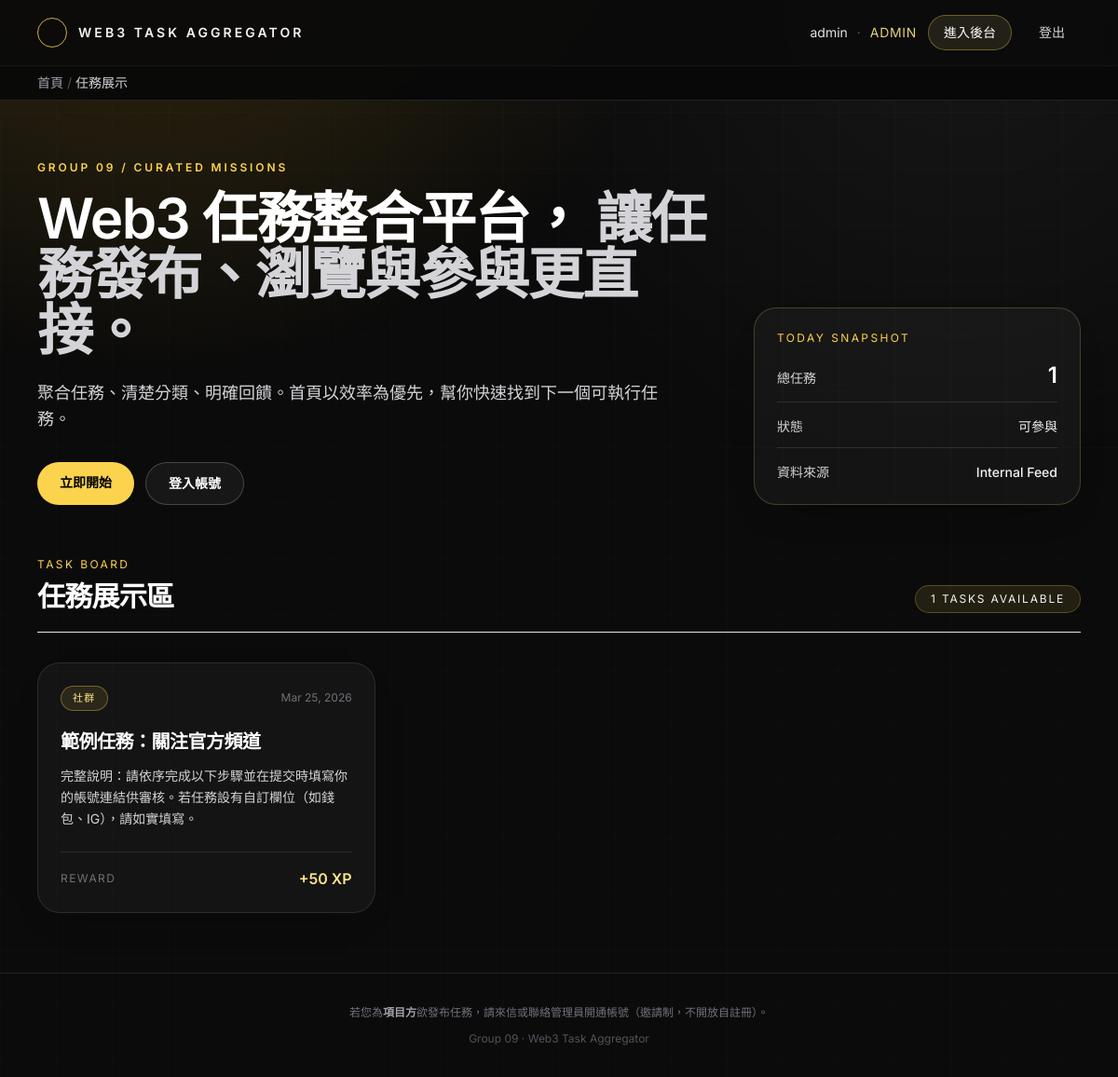
The page / (signed in) on the database its author committed.
### tables this page shows
CREATE TABLE `tasks` (
  `id` INT UNSIGNED AUTO_INCREMENT PRIMARY KEY,
  `title` VARCHAR(150) NOT NULL,
  `summary` VARCHAR(500) NOT NULL DEFAULT '',
  `description` TEXT NOT NULL,
  `reward_xp` INT UNSIGNED NOT NULL DEFAULT 0,
  `category` VARCHAR(100) NOT NULL,
  `form_schema` LONGTEXT NULL,
  `created_by` INT UNSIGNED NULL,
  `created_at` TIMESTAMP NOT NULL DEFAULT CURRENT_TIMESTAMP,
  CONSTRAINT `fk_tasks_creator` FOREIGN KEY (`created_by`) REFERENCES `users`(`id`) ON DELETE SET NULL
);

### index.php (the view, shortened to what this page needs)
<?php
require_once './db.php';
$tasks = [];
$taskQuery = $conn->query('SELECT id, title, summary, description, reward_xp, category, created_at FROM tasks ORDER BY created_at DESC');
if ($taskQuery) {
    while ($row = $taskQuery->fetch_assoc()) {
        $tasks[] = $row;
    }
}
$isLoggedIn = isset($_SESSION['user_id'], $_SESSION['role']);
function formatTaskDate(string $datetime): string
{
    $timestamp = strtotime($datetime);
    return date('M d, Y', $timestamp);
}
?>
<!DOCTYPE html>
<html lang="zh-Hant">
<head>
    <script src="https://cdn.tailwindcss.com"></script>
</head>
<body class="min-h-screen bg-[#0b0b0b] text-zinc-100 antialiased selection:bg-amber-300/25 selection:text-white">
    <div aria-hidden="true" class="pointer-events-none fixed inset-0 -z-10">
        <div class="absolute inset-0 bg-[radial-gradient(1000px_circle_at_14%_-15%,rgba(251,191,36,0.20),transparent_58%),radial-gradient(900px_circle_at_86%_0%,rgba(255,255,255,0.05),transparent_62%)]"></div>
        <div class="absolute inset-0 opacity-25 [background-image:linear-gradient(to_right,rgba(255,255,255,0.055)_1px,transparent_1px),linear-gradient(to_bottom,rgba(255,255,255,0.055)_1px,transparent_1px)] [background-size:60px_60px]"></div>
    </div>
    <?php
    require __DIR__ . '/includes/site_header.php';
    ?>
    <main class="mx-auto w-full max-w-6xl px-4">
        <section class="grid gap-10 pb-14 pt-16 lg:grid-cols-[1.35fr_0.65fr] lg:items-end">
            <div class="fade-in-up">
                <p class="text-xs font-semibold uppercase tracking-[0.24em] text-amber-300">Group 09 / Curated Missions</p>
                <h1 class="mt-4 max-w-4xl text-4xl font-semibold leading-tight tracking-tight text-white md:text-6xl">
                    Web3 任務整合平台，
                    <span class="text-zinc-300">讓任務發布、瀏覽與參與更直接。</span>
                </h1>
                <p class="mt-6 max-w-2xl text-base leading-relaxed text-zinc-300 md:text-lg">
                    聚合任務、清楚分類、明確回饋。首頁以效率為優先，幫你快速找到下一個可執行任務。
                </p>
                <div class="mt-8 flex flex-wrap gap-3">
                    <a href="./dashboard.php" class="rounded-full bg-amber-300 px-6 py-3 text-sm font-semibold text-black transition hover:bg-amber-200 focus-visible:outline-none focus-visible:ring-2 focus-visible:ring-amber-200">立即開始</a>
                    <a href="./login.php" class="rounded-full border border-white/20 bg-white/5 px-6 py-3 text-sm font-semibold text-white transition hover:bg-white/10 focus-visible:outline-none focus-visible:ring-2 focus-visible:ring-white/50">登入帳號</a>
                </div>
            </div>
            <aside class="fade-in-up-delay rounded-3xl border border-amber-200/20 bg-white/[0.04] p-6 shadow-[0_18px_50px_-35px_rgba(0,0,0,0.9)]">
                <p class="text-xs uppercase tracking-[0.2em] text-amber-300">Today Snapshot</p>
                <div class="mt-4 space-y-4">
                    <div class="flex items-baseline justify-between border-b border-white/10 pb-3">
                        <span class="text-sm text-zinc-300">總任務</span>
                        <span class="text-2xl font-semibold text-white"><?php echo count($tasks); ?></span>
                    </div>
                    <div class="flex items-baseline justify-between border-b border-white/10 pb-3">
                        <span class="text-sm text-zinc-300">狀態</span>
                        <span class="text-sm font-medium text-zinc-100"><?php echo empty($tasks) ? '等待上架' : '可參與'; ?></span>
                    </div>
                    <div class="flex items-baseline justify-between">
                        <span class="text-sm text-zinc-300">資料來源</span>
                        <span class="text-sm font-medium text-zinc-100">Internal Feed</span>
                    </div>
                </div>
            </aside>
        </section>
        <section class="pb-16">
            <div class="mb-8 flex flex-wrap items-end justify-between gap-4 border-b border-white/12 pb-5">
                <div>
                    <p class="text-xs uppercase tracking-[0.2em] text-amber-300">Task Board</p>
                    <h2 class="mt-2 text-3xl font-semibold tracking-tight text-white">任務展示區</h2>
                </div>
                <span class="rounded-full border border-amber-300/25 bg-amber-300/10 px-4 py-1.5 text-xs uppercase tracking-[0.15em] text-zinc-100">
                    <?php echo count($tasks); ?> Tasks Available
                </span>
            </div>
            <?php if (empty($tasks)): ?>
                <div class="rounded-3xl border border-dashed border-amber-300/30 bg-white/[0.03] p-10 text-center">
                    <p class="text-sm text-zinc-300">目前尚無任務，請由管理員或項目方發布任務。</p>
                </div>
            <?php else: ?>
                <div class="grid grid-cols-1 gap-4 md:grid-cols-2 lg:grid-cols-3">
                    <?php foreach ($tasks as $task): ?>
                        <article class="group flex h-full flex-col rounded-3xl border border-white/10 bg-white/[0.04] p-6 shadow-[0_15px_40px_-30px_rgba(0,0,0,0.9)] transition hover:-translate-y-0.5 hover:border-amber-300/45 hover:bg-white/[0.065]">
                            <div class="flex items-center justify-between gap-3">
                                <p class="rounded-full border border-amber-300/35 bg-amber-300/10 px-3 py-1 text-[11px] font-medium uppercase tracking-[0.12em] text-amber-200">
                                    <?php echo htmlspecialchars($task['category']); ?>
                                </p>
                                <p class="text-xs text-zinc-500">
                                    <?php echo htmlspecialchars(formatTaskDate($task['created_at'])); ?>
                                </p>
                            </div>
                            <h3 class="mt-5 text-xl font-semibold leading-snug tracking-tight text-white">
                                <?php echo htmlspecialchars($task['title']); ?>
                            </h3>
                            <?php if ($isLoggedIn): ?>
                                <p class="mt-3 flex-1 text-sm leading-relaxed text-zinc-300">
                                    <?php echo nl2br(htmlspecialchars($task['description'])); ?>
                                </p>
                            <?php endif; ?>
                            <div class="mt-6 flex items-center justify-between border-t border-white/10 pt-4">
                                <span class="text-xs uppercase tracking-[0.12em] text-zinc-500">Reward</span>
                                <span class="text-base font-semibold text-amber-200">+<?php echo (int) $task['reward_xp']; ?> XP</span>
                            </div>
                        </article>
                    <?php endforeach; ?>
                </div>
            <?php endif; ?>
        </section>
    </main>
    <?php require __DIR__ . '/includes/site_footer.php'; ?>
</body>
</html>

### index.php (style rules this page uses)
body { font-family: "Inter", sans-serif; }
.fade-in-up { animation: fadeInUp 560ms ease-out both; }
.fade-in-up-delay { animation: fadeInUp 720ms ease-out both; }

### rows shown on the page
tasks: category "社群", created_at "Mar 25, 2026", title "範例任務：關注官方頻道", description "完整說明：請依序完成以下步驟並在提交時填寫你的帳號連結供審核。若任務設有自訂欄位（如錢包、IG），請如實填寫。", reward_xp "50"

### other values the page prints
$shellUser['name'] "admin"
$shellUser['role'] "ADMIN"
$bc['label'] "首頁"
$bc['label'] "任務展示"
count($tasks) "1"
